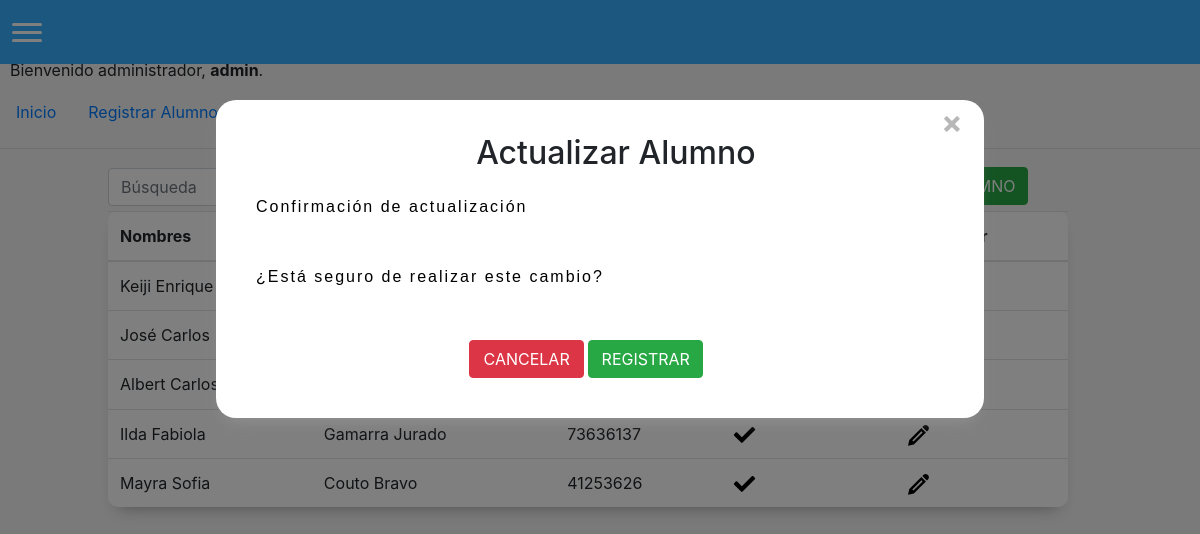
Screenshot of /desactivaralumno/1 (signed in) with the database file from the repository.
### matricula/models.py (models this page shows)
class User(AbstractUser):
    pass

class Alumno(models.Model):
    nombre = models.CharField(max_length=255)
    apellido = models.CharField(max_length=255)
    dni = models.IntegerField()
    activo = models.BooleanField(default=1)

### matricula/views.py (the view, shortened to what this page needs)
# urls.py: path('desactivaralumno/<int:id>', views.desactivarAlumno, name='desactivaralumno'),
@login_required(login_url='/login')
def desactivarAlumno(request, id):
    alumno = Alumno.objects.get(id=id)
    return render(request, "matricula/desactivaralumno.html", {'alumnos': Alumno.objects.all(), 'form':alumno})

### matricula/templates/matricula/desactivaralumno.html (shortened to what this page needs)
{% extends "matricula/layout.html" %}
{% block body %}
<div id="Form">
    <h2>Actualizar Alumno</h2>
    <form method="POST">
        <div id="confirmationMessage" class="row">
            <p>Confirmación de actualización</p>
            <p>¿Está seguro de realizar este cambio?</p>
        </div>
        <div style="margin-left: 31%; width: 50%;">
            <input id="btnHideConfirmation" class="btn btn-danger col-sm-4" value="CANCELAR" onclick="hideConfirmation()" >
            <input id="btnRegister" class="btn btn-success col-sm-4" type="submit" value="REGISTRAR" onclick="changeWindow()">
        </div>
    </form>
</div>
<button id="options" class="btn btn-success" onclick="changeWindow()">NUEVO ALUMNO</button>
<div>
    <table id="tabla" class="table">
    <thead>
            <tr>
                <th scope="col">
                    Nombres
                </th>
                <th scope="col">
                </th>
                <th scope="col">
                </th>
                <th scope="col">
                </th>
                <th scope="col">
                </th>
            </tr>
        </thead>
        <tbody>
            {% for alumno in alumnos %}
            <tr>
                <td scope="row">
                {{alumno.nombre}}
                </td>
                <td scope="row">
                    {{alumno.apellido}}
                </td>
                <td scope="row">
                    {{alumno.dni}}
                </td>
                <td scope="row">
                </td>
                <td scope="row">
                </td>
            </tr>
            {% endfor %}
        </tbody>
    </table>
</div>
{% endblock %}

### matricula/templates/matricula/layout.html (shortened to what this page needs)
{% load static %}
<!DOCTYPE html>
<html lang="en">
    <head>
        <link rel="stylesheet" href="https://stackpath.bootstrapcdn.com/bootstrap/4.4.1/css/bootstrap.min.css">
        <link href="{% static 'matricula/styles.css' %}" rel="stylesheet">
    </head>
    <body id="bootstrap-overrides">
        <nav>
            <div class="burger" onclick="navSlide()">
                <div class="line1"></div>
                <div class="line2"></div>
                <div class="line3"></div>
            </div>
        </nav>
        <h1>Matricula</h1>
        <div id="greeting">
            {% if user.is_authenticated %}
                Bienvenido administrador,  <strong>{{ user.username }}</strong>.
            {% else %}
                Not signed in.
            {% endif %}
        </div>
        <ul class="nav">
            <li class="nav-item">
                <a class="nav-link" href="{% url 'index' %}">Inicio</a>
            </li>
            {% if user.is_authenticated %}
                <li class="nav-item">
                    <a class="nav-link" href="{% url 'crearalumno' %}">Registrar Alumno</a>
                </li>
                <li class="nav-item">
                    <a class="nav-link" href="{% url 'crearprofesor'%}">Registrar Profesor</a>
                </li>
                <li class="nav-item">
                    <a class="nav-link" href="{% url 'crearcurso'%}">Registrar Curso</a>
                </li>
                <li class="nav-item">
                    <a class="nav-link" href="{% url 'matricularalumno'%}">Matricular Alumno</a>
                </li>
                <li class="nav-item">
                    <a class="nav-link" href="{% url 'logout' %}">Log Out</a>
                </li>
            {% endif %}
        </ul>
        {% block body %}
        {% endblock %}
    </body>
</html>

### matricula/static/matricula/styles.css (style rules this page uses)
body { background-color: whitesmoke; }
p { color: black; text-align: justify; display: flex; width: 90%; letter-spacing: 2px; font-family: 'Cabin', sans-serif; padding: 15px; }
#bootstrap-overrides nav { display: flex; align-items: center; min-height: 8vh; font-family: 'Cabin', sans-serif; background-color: rgb(56, 175, 255); position: fixed; top: 0; width: 100%; }
#bootstrap-overrides .burger { margin-left: 7px; display: flex; z-index: 400; cursor: pointer; }
#bootstrap-overrides .burger div { width: 30px; height: 3px; background-color: rgb(255, 255, 255); margin: 5px; transition: all 0.3s ease; border-radius: 10px; }
body { overflow-x: hidden; }
#bootstrap-overrides .burger { display: block; }
#Form { margin-left: 18%; width: 64%; padding: 40px; padding-top: 10px; border-radius: 20px; background-color: white; -webkit-box-shadow: 0 8px 6px -6px #999; -moz-box-shadow: 0 8px 6px -6px #999; box-shadow: 0 10px 16px -10px #999; position: absolute; z-index: 3; top: 100px; }
#Form h2 { margin-left: 32%; }
div > input { margin-top: 20px; }
.table { margin-left: 9%; width: 80%; padding: 40px; border-radius: 10px; background-color: white; -webkit-box-shadow: 0 8px 6px -6px #999; -moz-box-shadow: 0 8px 6px -6px #999; box-shadow: 0 10px 16px -10px #999; }
#options { margin: 0.2%; margin-bottom: 0.5%; display: inline; }
#exitForm { margin-left: 100%; cursor: pointer; }

### matricula/templates/matricula/layout.html (style rules this page uses)
#greeting { margin: 10px; }

### rows the page displays
User: username "admin"
Alumno: nombre "Keiji Enrique"
Alumno: nombre "José Carlos"
Alumno: nombre "Albert Carlos"
Alumno: nombre "Ilda Fabiola", apellido "Gamarra Jurado", dni "73636137", activo True (drawn)
Alumno: nombre "Mayra Sofia", apellido "Couto Bravo", dni "41253626", activo True (drawn)
